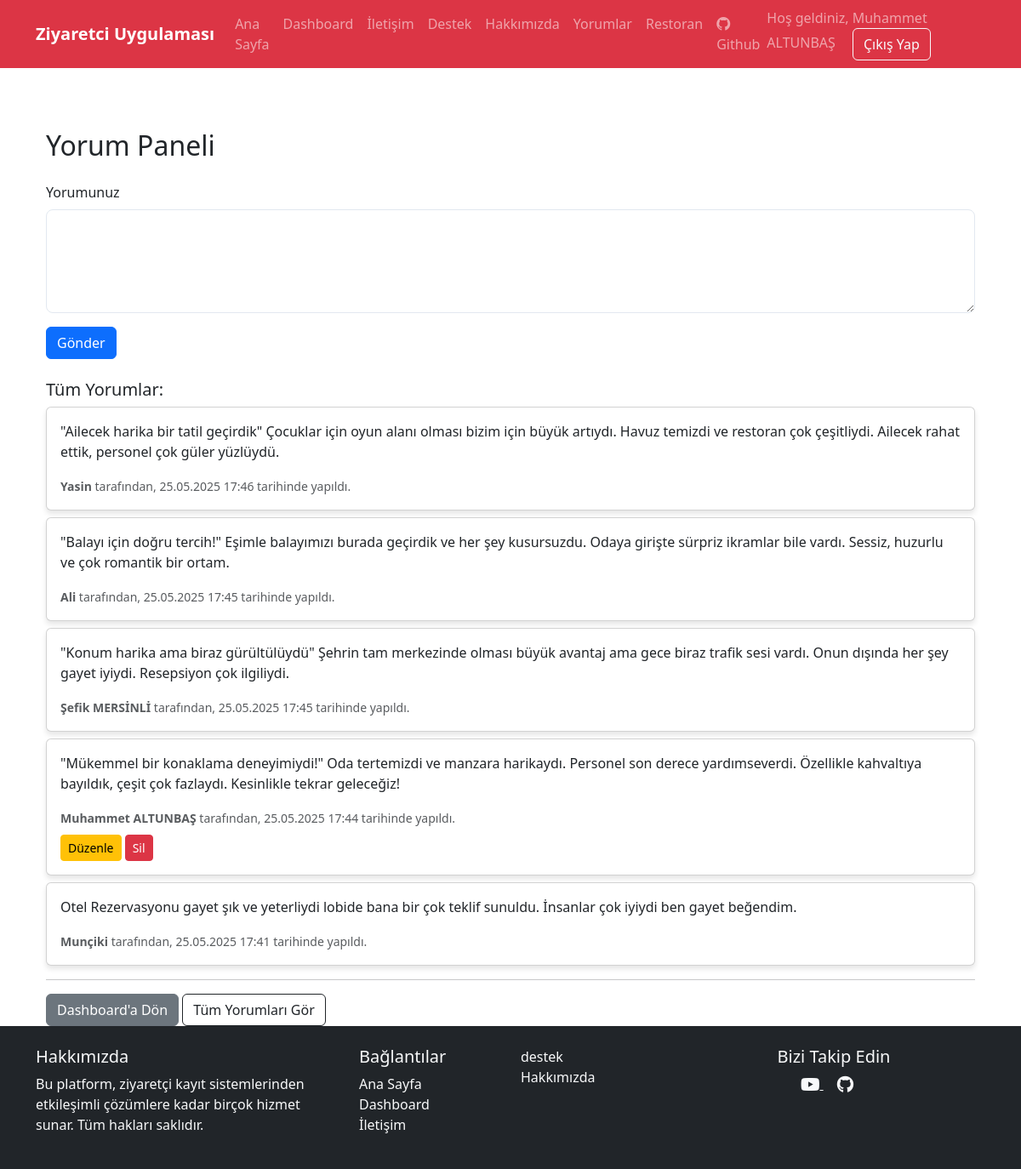
The page /yorum_yap.html (signed in) on the database its author committed.
### app.py (models this page shows)
class User(UserMixin, db.Model):
    id = db.Column(db.Integer, primary_key=True)
    name = db.Column(db.String(100), nullable=False)
    email = db.Column(db.String(100), unique=True, nullable=False)
    password = db.Column(db.String(100), nullable=False)
    role = db.Column(db.Integer, default=0)  # 0: normal kullanıcı, 1: admin
    comments = db.relationship('Comment', backref='user', lazy=True)

class Comment(db.Model):
    id = db.Column(db.Integer, primary_key=True)
    user_id = db.Column(db.Integer, db.ForeignKey('user.id'), nullable=False)
    content = db.Column(db.Text, nullable=False)
    created_at = db.Column(db.DateTime, default=datetime.utcnow)

### app.py (the view, shortened to what this page needs)
@app.route('/yorum_yap.html', methods=['GET', 'POST'])
@login_required
def yorum_yap():
    yorumlar = Comment.query.order_by(Comment.created_at.desc()).all()
    return render_template('yorum_yap.html', yorumlar=yorumlar)

### app.py (called while the page is built)
@login_manager.user_loader
def load_user(user_id):
    return User.query.get(int(user_id))

### templates/yorum_yap.html (shortened to what this page needs)
{% extends "base.html" %}
{% block content %}
<div class="container mt-5">
    <h2 class="mb-4">Yorum Paneli</h2>
    {% if current_user.is_authenticated %}
    <form action="{{ url_for('yorum_yap') }}" method="POST" class="mb-4">
        <div class="mb-3">
            <label for="content" class="form-label">Yorumunuz</label>
            <textarea id="content" name="content" class="form-control" rows="4" required></textarea>
        </div>
        <button type="submit" class="btn btn-primary">Gönder</button>
    </form>
    <h5>Tüm Yorumlar:</h5>
    {% for yorum in yorumlar %}
    <div class="card mb-2">
        <div class="card-body">
            <p class="card-text">{{ yorum.content }}</p>
            <small class="text-muted">
                <strong>{{ yorum.user.name }}</strong> tarafından,
                {{ yorum.created_at.strftime('%d.%m.%Y %H:%M') }} tarihinde yapıldı.
            </small>
            {% if yorum.user_id == current_user.id %}
            <div class="mt-2">
                <a href="{{ url_for('yorum_duzenle', yorum_id=yorum.id) }}" class="btn btn-sm btn-warning">Düzenle</a>
                <a href="{{ url_for('yorum_sil', yorum_id=yorum.id) }}" class="btn btn-sm btn-danger" onclick="return confirm('Silmek istediğinize emin misiniz?')">Sil</a>
            </div>
            {% endif %}
        </div>
    </div>
    {% else %}
        <p>Henüz yorum yapılmamış.</p>
    {% endfor %}
    {% else %}
        <p>Lütfen <a href="{{ url_for('login') }}">giriş yapın</a> yorum yapabilmek için.</p>
    {% endif %}
    <hr>
    <a href="{{ url_for('dashboard') }}" class="btn btn-secondary">Dashboard'a Dön</a>
    <a href="{{ url_for('yorumlar') }}" class="btn btn-outline-dark">Tüm Yorumları Gör</a>
</div>
{% endblock %}

### templates/base.html (shortened to what this page needs)
<!DOCTYPE html>
<html lang="tr">
<head>
    <link href="https://cdn.jsdelivr.net/npm/bootstrap@5.3.0/dist/css/bootstrap.min.css" rel="stylesheet">
    <link rel="stylesheet" href="https://cdn.jsdelivr.net/npm/bootstrap-icons@1.7.2/font/bootstrap-icons.css">
    <link rel="stylesheet" href="https://cdnjs.cloudflare.com/ajax/libs/font-awesome/6.0.0-beta3/css/all.min.css">
    <link rel="stylesheet" href="{{ url_for('static', filename='styles.css') }}">
</head>
<body>
    <nav class="navbar navbar-expand-lg navbar-dark bg-danger">
        <div class="container">
            <a class="navbar-brand" href="/">Ziyaretci Uygulaması</a>
            <div class="collapse navbar-collapse" id="navbarNav">
                <ul class="navbar-nav">
                    <li class="nav-item">
                        <a class="nav-link" href="/">Ana Sayfa</a>
                    </li>
                    {% if current_user.is_authenticated %}
                    <li class="nav-item">
                        <a class="nav-link" href="{{ url_for('dashboard') }}">Dashboard</a>
                    </li>
                    {% endif %}
                    <li class="nav-item">
                        <a class="nav-link" href="{{ url_for('iletisim') }}">İletişim</a>
                    </li>
                    <li class="nav-item">
                        <a class="nav-link" href="{{ url_for('destek') }}">Destek</a>
                    </li>
                    <li class="nav-item">
                        <a class="nav-link" href="{{ url_for('hakkimizda') }}">Hakkımızda</a>
                    </li>
                    <li class="nav-item">
                        <a class="nav-link" href="{{ url_for('yorum_yap') }}">Yorumlar</a>
                    </li>
                    <li class="nav-item">
                        <a class="nav-link" href="{{ url_for('restoran') }}">Restoran</a>
                    </li>
                    <li class="nav-item">
                        <a class="nav-link" href="https://github.com/BurhanKara" target="_blank">
                            <i class="bi bi-github me-1"></i> Github
                        </a>
                    </li>
                </ul>
                <div class="auth-buttons">
                    {% if current_user.is_authenticated %}
                    <span class="navbar-text me-3">Hoş geldiniz, {{ current_user.name }}</span>
                    <a href="{{ url_for('logout') }}" class="btn btn-outline-light">Çıkış Yap</a>
                    {% else %}
                    <a href="{{ url_for('login') }}" class="btn btn-outline-light me-2">Giriş Yap</a>
                    <a href="{{ url_for('register') }}" class="btn btn-light">Kayıt Ol</a>
                    {% endif %}
                </div>
            </div>
        </div>
    </nav>
    <div class="container mt-4">
        {% block content %}{% endblock %}
    </div>
</body>
</html>
</body>
</head>
<body>
    <footer class="bg-dark text-light pt-4 pb-2">
        <div class="container">
            <div class="row">
                <div class="col-md-4 mb-3">
                    <h5>Hakkımızda</h5>
                    <p>Bu platform, ziyaretçi kayıt sistemlerinden etkileşimli çözümlere kadar birçok hizmet sunar. Tüm
                        hakları saklıdır.</p>
                </div>
                <div class="col-md-2 mb-3">
                    <h5>Bağlantılar</h5>
                    <ul class="list-unstyled">
                        <li><a href="{{ url_for('index') }}" class="text-decoration-none text-light">Ana Sayfa</a></li>
                        <li><a href="{{ url_for('dashboard') }}" class="text-decoration-none text-light">Dashboard</a>
                        </li>
                        <li><a href="{{ url_for('iletisim') }}" class="text-decoration-none text-light">İletişim</a>
                        </li>
                    </ul>
                </div>
                <div class="col-md-2 mb-3">
                    <ul class="list-unstyled">
                        <li><a href="{{ url_for('destek') }}" class="text-decoration-none text-light">destek</a></li>
                        <li><a href="{{ url_for('hakkimizda') }}" class="text-decoration-none text-light">Hakkımızda</a>
                        </li>
                    </ul>
                </div>
                <div class="col-md-4 mb-3 text-center">
                    <h5>Bizi Takip Edin</h5>
                    <a href="https://www.youtube.com/channel/UCSVu-RK61O3OSvPVGqgvE-Q" target="_blank"
                        class="text-light me-3">
                        <i class="fab fa-youtube fa-lg"></i>
                    </a>
                    <a href="https://github.com/BurhanKara" target="_blank" class="text-light me-3">
                        <i class="fab fa-github fa-lg"></i>
                    </a>
                </div>
            </div>
        </div>
    </footer>
</body>
</html>
</html>

### Static/styles.css (style rules this page uses)
.navbar-brand { font-weight: bold; }
.card { margin-bottom: 20px; box-shadow: 0 4px 6px rgba(0, 0, 0, 0.1); }
.auth-buttons { margin-left: auto; }
html, body { height: 100%; }
body { display: flex; flex-direction: column; }
.form-control { padding: 12px 16px; border-radius: 8px; border: 1px solid #e2e8f0; transition: all 0.3s ease; }
:root { --primary-color: #8B0000; --secondary-color: #F4A460; }

### rows shown on the page
User: name "Muhammet ALTUNBAŞ"
Comment: content "\"Ailecek harika bir tatil geçirdik\" Çocuklar için oyun alanı olması bizim için büyük artıydı. Havuz temizdi ve restoran çok çeşitliydi. Ailecek rahat ettik, personel çok güler yüzlüydü.", user.name "Yasin", created_at "25.05.2025 17:46"
Comment: content "\"Balayı için doğru tercih!\" Eşimle balayımızı burada geçirdik ve her şey kusursuzdu. Odaya girişte sürpriz ikramlar bile vardı. Sessiz, huzurlu ve çok romantik bir ortam.", user.name "Ali", created_at "25.05.2025 17:45"
Comment: content "\"Konum harika ama biraz gürültülüydü\" Şehrin tam merkezinde olması büyük avantaj ama gece biraz trafik sesi vardı. Onun dışında her şey gayet iyiydi. Resepsiyon çok ilgiliydi.", user.name "Şefik MERSİNLİ", created_at "25.05.2025 17:45"
Comment: content "\"Mükemmel bir konaklama deneyimiydi!\" Oda tertemizdi ve manzara harikaydı. Personel son derece yardımseverdi. Özellikle kahvaltıya bayıldık, çeşit çok fazlaydı. Kesinlikle tekrar geleceğiz!", user.name "Muhammet ALTUNBAŞ", created_at "25.05.2025 17:44"
Comment: content "Otel Rezervasyonu gayet şık ve yeterliydi lobide bana bir çok teklif sunuldu. İnsanlar çok iyiydi ben gayet beğendim.", user.name "Munçiki", created_at "25.05.2025 17:41"
